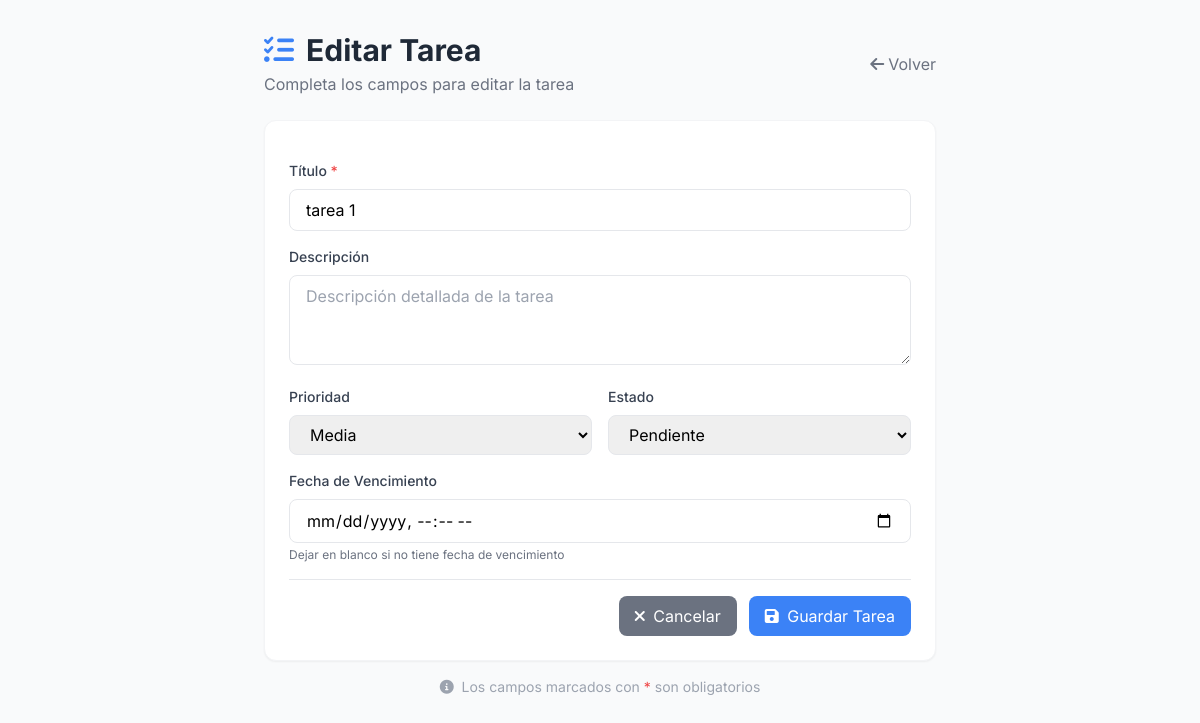
The app's page /tareas/editar/2/ with its own data.
### tareas/models.py (models this page shows, shortened)
class Tarea(models.Model):
    PRIORIDADES = [
        ('alta', 'Alta'),
        ('media', 'Media'),
        ('baja', 'Baja'),
    ]
    ESTADOS = [
        ('pendiente', 'Pendiente'),
        ('en_progreso', 'En Progreso'),
        ('completada', 'Completada'),
        ('cancelada', 'Cancelada'),
    ]
    titulo = models.CharField(max_length=200)
    descripcion = models.TextField(blank=True, null=True)
    fecha_creacion = models.DateTimeField(default=timezone.now)
    fecha_vencimiento = models.DateTimeField(null=True, blank=True)
    fecha_completada = models.DateTimeField(null=True, blank=True)
    prioridad = models.CharField(max_length=10, choices=PRIORIDADES, default='media')
    estado = models.CharField(max_length=15, choices=ESTADOS, default='pendiente')
    class Meta:
        ordering = ['-prioridad', 'fecha_vencimiento']

### tareas/views.py (the view)
# urls.py: path('editar/<int:tarea_id>/', views.editar_tarea, name='editar_tarea'),
def editar_tarea(request, tarea_id):
    tarea = get_object_or_404(Tarea, id=tarea_id)
    if request.method == 'POST':
        form = TareaForm(request.POST, instance=tarea)
        if form.is_valid():
            form.save()
            messages.success(request, '¡Tarea actualizada exitosamente!')
            return redirect('lista_tareas')
    else:
        form = TareaForm(instance=tarea)
    return render(request, 'tareas/form_tarea.html', {
        'form': form,
        'tarea': tarea,
        'accion': 'Editar'
    })

### tareas/templates/tareas/form_tarea.html (shortened to what this page needs)
<!DOCTYPE html>
<html lang="es">
<head>
    <script src="https://cdn.tailwindcss.com"></script>
    <link rel="stylesheet" href="https://cdnjs.cloudflare.com/ajax/libs/font-awesome/6.0.0/css/all.min.css">
</head>
<body class="bg-gray-50">
    <div class="container mx-auto px-4 py-8">
        <div class="max-w-2xl mx-auto">
            <div class="flex items-center justify-between mb-6">
                <div>
                    <h1 class="text-3xl font-bold text-gray-800 flex items-center">
                        <i class="fas fa-tasks text-blue-500 mr-3"></i>
                        {{ accion }} Tarea
                    </h1>
                    <p class="text-gray-500 mt-1">Completa los campos para {{ accion|lower }} la tarea</p>
                </div>
                <a href="{% url 'lista_tareas' %}" class="text-gray-500 hover:text-gray-700 transition flex items-center">
                    <i class="fas fa-arrow-left mr-1"></i> Volver
                </a>
            </div>
            <div class="bg-white rounded-xl shadow-sm border border-gray-100 p-6">
                <form method="POST" class="space-y-4">
                    <div>
                        <label for="{{ form.titulo.id_for_label }}" class="block text-gray-700 text-sm font-medium mb-2">
                            Título <span class="text-red-500">*</span>
                        </label>
                        {{ form.titulo }}
                    </div>
                    <div>
                        <label for="{{ form.descripcion.id_for_label }}" class="block text-gray-700 text-sm font-medium mb-2">
                            Descripción
                        </label>
                        {{ form.descripcion }}
                    </div>
                    <div class="grid grid-cols-1 md:grid-cols-2 gap-4">
                        <div>
                            <label for="{{ form.prioridad.id_for_label }}" class="block text-gray-700 text-sm font-medium mb-2">
                                Prioridad
                            </label>
                            {{ form.prioridad }}
                        </div>
                        <div>
                            <label for="{{ form.estado.id_for_label }}" class="block text-gray-700 text-sm font-medium mb-2">
                                Estado
                            </label>
                            {{ form.estado }}
                        </div>
                    </div>
                    <div>
                        <label for="{{ form.fecha_vencimiento.id_for_label }}" class="block text-gray-700 text-sm font-medium mb-2">
                            Fecha de Vencimiento
                        </label>
                        {{ form.fecha_vencimiento }}
                        <p class="text-gray-500 text-xs mt-1">Dejar en blanco si no tiene fecha de vencimiento</p>
                    </div>
                    <div class="flex justify-end space-x-3 pt-4 border-t mt-6">
                        <a href="{% url 'lista_tareas' %}" class="px-4 py-2 bg-gray-500 text-white rounded-lg hover:bg-gray-600 transition duration-200">
                            <i class="fas fa-times mr-1"></i> Cancelar
                        </a>
                        <button type="submit" class="px-4 py-2 bg-blue-500 text-white rounded-lg hover:bg-blue-600 transition duration-200">
                            <i class="fas fa-save mr-1"></i> Guardar Tarea
                        </button>
                    </div>
                </form>
            </div>
            <div class="mt-4 text-center text-gray-400 text-sm">
                <i class="fas fa-info-circle mr-1"></i>
                Los campos marcados con <span class="text-red-500">*</span> son obligatorios
            </div>
        </div>
    </div>
</body>
</html>

### tareas/templates/tareas/form_tarea.html (style rules this page uses)
body { font-family: 'Inter', sans-serif; }

### records on screen
Tarea: titulo "tarea 1", prioridad "Media", estado "Pendiente"

### other values on screen
{{ accion }} "Editar"
{{ accion|lower }} "editar"
